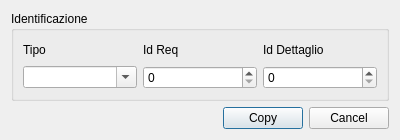
<?xml version="1.0" encoding="UTF-8"?>
<ui version="4.0">
 <class>CopyTests</class>
 <widget class="QDialog" name="CopyTests">
  <property name="geometry">
   <rect>
    <x>0</x>
    <y>0</y>
    <width>400</width>
    <height>140</height>
   </rect>
  </property>
  <property name="windowTitle">
   <string>Dialog</string>
  </property>
  <layout class="QGridLayout" name="gridLayout_2">
   <item row="0" column="0" colspan="3">
    <widget class="QGroupBox" name="groupBox">
     <property name="title">
      <string>Identificazione</string>
     </property>
     <layout class="QGridLayout" name="gridLayout">
      <item row="0" column="0">
       <widget class="QLabel" name="label">
        <property name="text">
         <string>Tipo</string>
        </property>
       </widget>
      </item>
      <item row="0" column="1">
       <widget class="QLabel" name="label_2">
        <property name="text">
         <string>Id Req</string>
        </property>
       </widget>
      </item>
      <item row="0" column="2">
       <widget class="QLabel" name="label_3">
        <property name="text">
         <string>Id Dettaglio</string>
        </property>
       </widget>
      </item>
      <item row="1" column="0">
       <widget class="QComboBox" name="cmbType">
        <property name="editable">
         <bool>true</bool>
        </property>
       </widget>
      </item>
      <item row="1" column="1">
       <widget class="QSpinBox" name="idReqEdt"/>
      </item>
      <item row="1" column="2">
       <widget class="QSpinBox" name="idDetEdt"/>
      </item>
     </layout>
    </widget>
   </item>
   <item row="1" column="0">
    <spacer name="horizontalSpacer">
     <property name="orientation">
      <enum>Qt::Horizontal</enum>
     </property>
     <property name="sizeHint" stdset="0">
      <size>
       <width>209</width>
       <height>20</height>
      </size>
     </property>
    </spacer>
   </item>
   <item row="1" column="1">
    <widget class="QPushButton" name="copyBtn">
     <property name="text">
      <string>Copy</string>
     </property>
    </widget>
   </item>
   <item row="1" column="2">
    <widget class="QPushButton" name="pushButton_2">
     <property name="text">
      <string>Cancel</string>
     </property>
    </widget>
   </item>
  </layout>
 </widget>
 <resources/>
 <connections>
  <connection>
   <sender>pushButton_2</sender>
   <signal>clicked()</signal>
   <receiver>CopyTests</receiver>
   <slot>accept()</slot>
   <hints>
    <hint type="sourcelabel">
     <x>357</x>
     <y>112</y>
    </hint>
    <hint type="destinationlabel">
     <x>393</x>
     <y>96</y>
    </hint>
   </hints>
  </connection>
 </connections>
</ui>
